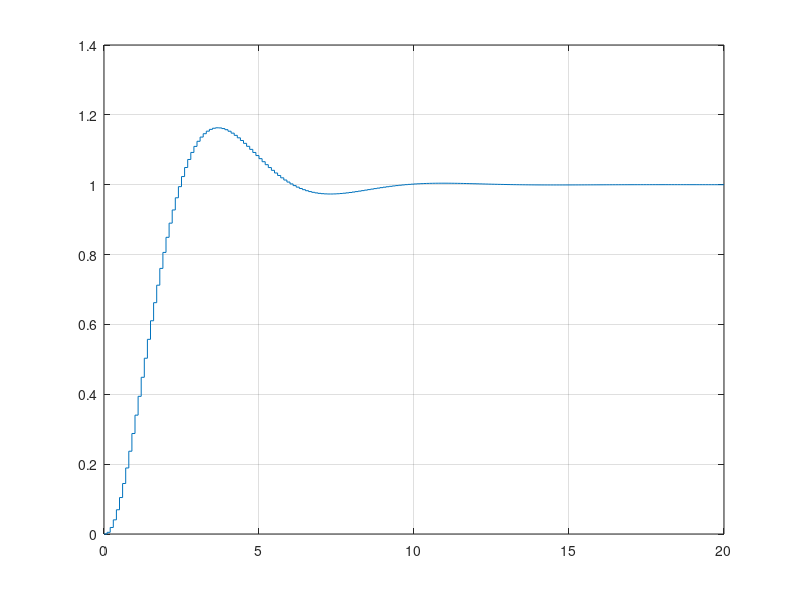
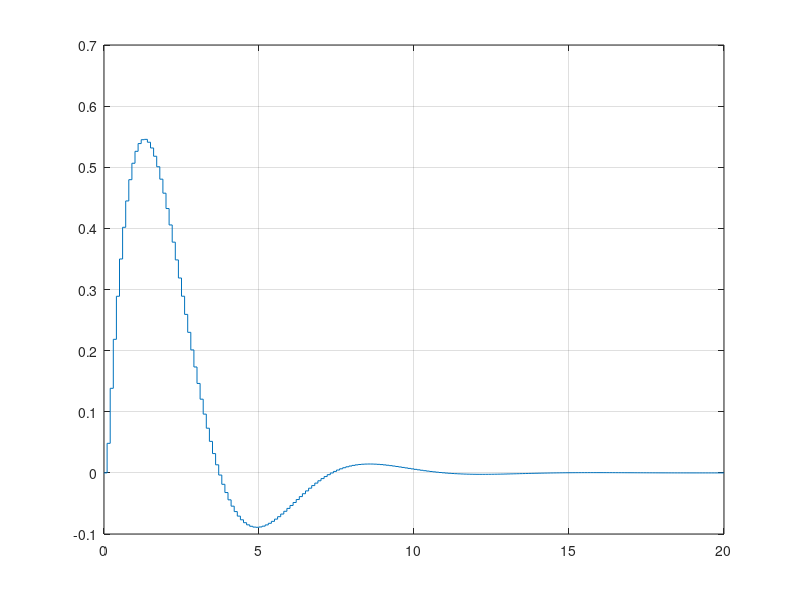
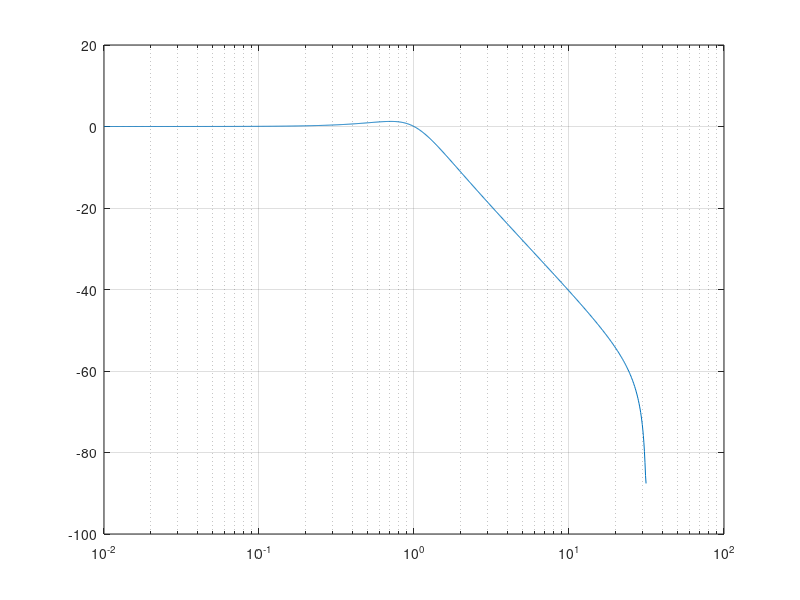
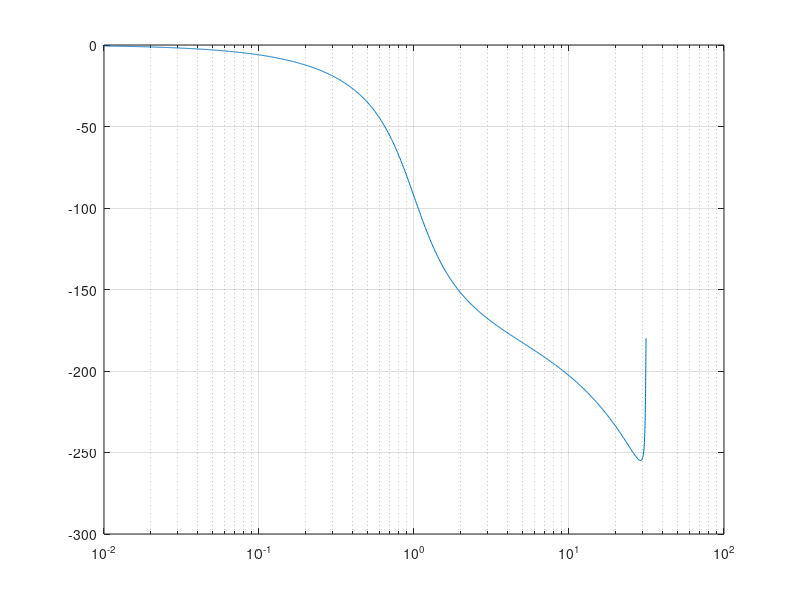

The MATLAB source for these figures, in order:
numerador = [1];
denominador = [1 1 1];

Gs = tf(numerador, denominador);
Gs = c2d(Gs, 0.1);

[Step_y, Step_t] = step(Gs, 20);
[Impulse_y, Impulse_t] = impulse(Gs, 20);
[MagB, PhaB, FreqB] = bode(Gs);
[GM, GP, Wg, Wp] = margin(Gs);
[Re,Img,FreqN] = nyquist(Gs);
[r, k] = rlocus(Gs);
[MagN, PhaN, WN] = nichols(Gs);


GM = mag2db(GM);
MagB = mag2db(MagB);
MagN = mag2db(MagN);

figure(1)
stairs(Step_t, Step_y)
grid()

figure(2)
stairs(Impulse_t, Impulse_y)
grid()

figure(3)
semilogx(FreqB, squeeze(MagB))
grid()

figure(4)
semilogx(FreqB, squeeze(PhaB))
grid()

figure(5)
plot(squeeze(Re), squeeze(Img),squeeze(Re), squeeze(-Img))
grid()

figure(6)
index = size(r);
for i=1:index(1)
    plot(real(r(i,:)), imag(r(i,:)))
    hold on
end
grid()
hold off

figure(7)
plot(squeeze(PhaN), squeeze(MagN))
grid()

SciFreqB = FreqB;
SciFreqN = FreqN;
SciWN = WN;

set = 'S1D';
save(strcat(set,'Step'),'Step_t','Step_y')
save(strcat(set,'Imp'),'Impulse_y','Impulse_t')
save(strcat(set,'Bode'),'MagB','PhaB','FreqB')
save(strcat(set,'Margin'),'GM','GP','Wg','Wp')
save(strcat(set,'Nyquist'),'Re','Img','FreqN')
save(strcat(set,'Rlocus'),'r','k')
save(strcat(set,'Nichols'),'MagN','PhaN','WN')
save(strcat(set,'Freq'),'SciFreqB', 'SciFreqN', 'SciWN')